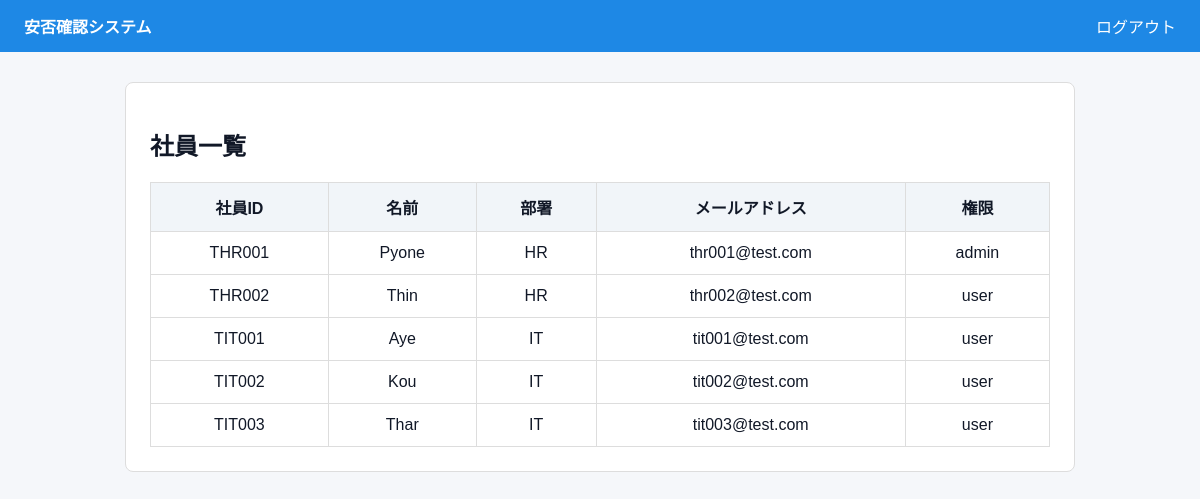
/employee_list.php (signed in), run on the app's committed database.
### tables this page shows
CREATE TABLE employees (
    employee_id VARCHAR(10) PRIMARY KEY,
    name VARCHAR(50) NOT NULL,
    email VARCHAR(100) NOT NULL UNIQUE,
    password VARCHAR(255) NOT NULL,
    department_id VARCHAR(10),
    role VARCHAR(10) NOT NULL,
    FOREIGN KEY (department_id) REFERENCES departments(department_id)
);

CREATE TABLE departments (
    department_id VARCHAR(10) PRIMARY KEY,
    department_name VARCHAR(50) NOT NULL
);

### employee_list.php (the view, shortened to what this page needs)
<?php
require_once "db.php";
$sql = "SELECT e.employee_id, e.name, d.department_name, e.email, e.role
        FROM employees e
        LEFT JOIN departments d ON e.department_id = d.department_id
        ORDER BY e.employee_id";
$stmt = $pdo->query($sql);
$employees = $stmt->fetchAll(PDO::FETCH_ASSOC);
?>
<!DOCTYPE html>
<html lang="ja">
<head>
    <link rel="stylesheet" href="style.css">
</head>
<body>
<div class="header">
    <strong>安否確認システム</strong>
    <a href="logout.php">ログアウト</a>
</div>
<div class="container">
    <h2>社員一覧</h2>
    <table>
        <tr>
            <th>社員ID</th>
            <th>名前</th>
            <th>部署</th>
            <th>メールアドレス</th>
            <th>権限</th>
        </tr>
        <?php foreach ($employees as $emp): ?>
            <tr>
                <td><?= htmlspecialchars($emp["employee_id"]) ?></td>
                <td><?= htmlspecialchars($emp["name"]) ?></td>
                <td><?= htmlspecialchars($emp["department_name"]) ?></td>
                <td><?= htmlspecialchars($emp["email"]) ?></td>
                <td><?= htmlspecialchars($emp["role"]) ?></td>
            </tr>
        <?php endforeach; ?>
    </table>
</div>
</body>
</html>

### style.css (style rules this page uses)
body { margin: 0; font-family: Arial, "Noto Sans JP", sans-serif; background: #f5f7fa; color: #111827; }
.header { background: #1e88e5; color: white; padding: 14px 24px; display: flex; justify-content: space-between; align-items: center; }
.header a { color: white; text-decoration: none; }
.container { max-width: 900px; margin: 30px auto; background: white; padding: 24px; border-radius: 8px; border: 1px solid #ddd; }
table { width: 100%; border-collapse: collapse; margin-top: 16px; }
th, td { border: 1px solid #ddd; padding: 12px; text-align: center; }
th { background: #f1f5f9; }

### data on the page
employees: employee_id "THR001", name "Pyone", department.department_name "HR", email "thr001@test.com", role "admin"
employees: employee_id "THR002", name "Thin", department.department_name "HR", email "thr002@test.com", role "user"
employees: employee_id "TIT001", name "Aye", department.department_name "IT", email "tit001@test.com", role "user"
employees: employee_id "TIT002", name "Kou", department.department_name "IT", email "tit002@test.com", role "user"
employees: employee_id "TIT003", name "Thar", department.department_name "IT", email "tit003@test.com", role "user"
